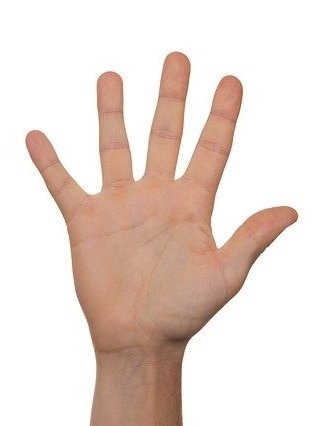
#> input picture palm_image.jpeg, 318 x 426 px, given in place of the camera
$ python Hand_Detection_and_Finger_Counting.py   (older library calls are emulated)
#> lines starting #> are read from the running program, lines starting #| are printed output that depends on the picture; after the words box and inside, x2 and y2 are one past the last pixel; in counts of white or black regions, pixels touching at a corner belong together
import cv2
import numpy as np

# [50 lines of commented-out code are left out]

import math
import copy

cap_region_x_begin = 100
cap_region_y_end = 100
x = 0.5
y = 0.8
threshold = 60
blurValue = 7
bgSubThreshold = 50
learningRate = 0
isBgCapture = 0

def removeBG(frame):
    fgmark = bgModel.apply(frame, learningRate = learningRate)
    kernel = np.ones((3,3), np.uint8)
    fgmark = cv2.erode(fgmark, kernel, iterations=1)
    res = cv2.bitwise_and(frame, frame, mask = fgmark)
    return res

camera = cv2.VideoCapture(0)
ret = camera.set(3, 1280)
ret = camera.set(4, 720)
while camera.isOpened():
    ret, frame = camera.read()
#> frame is the input picture: shape (426, 318, 3); mean B, G, R 209, 217, 232.6
    frame = cv2.bilateralFilter(frame, 5, 50, 100) #smoothening filter
    frame = cv2.flip(frame, 1) #flip the frame horizontally
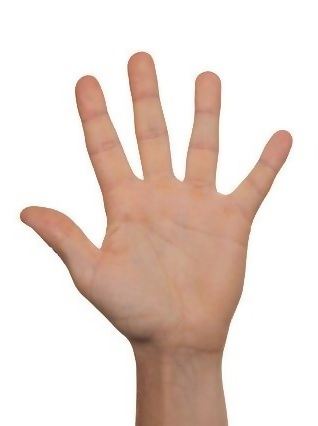
#> frame: shape (426, 318, 3); mean B, G, R 209.1, 217, 232.6
    cv2.rectangle(frame, (int(cap_region_x_begin * frame.shape[1]), 0),
    (frame.shape[1], int(cap_region_y_end * frame.shape[0])), (255, 0, 0), 2) #draw
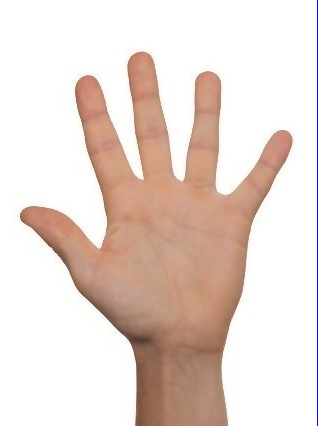
#> frame: shape (426, 318, 3); 0.31% of pixels changed, all inside (x1, y1, x2, y2) = (317, 0, 318, 426)
    cv2.imshow("Original", frame) #Show Image

    #Main operation
    if isBgCapture == 1: #this part wont run until background captured
        img = removeBG(frame)
        img = img[0:int(y*frame.shape[0]),
                    int(x* frame.shape[1]):frame.shape[1]] #clip the ROI
        cv2.imshow("mark", img)

        #convert the image into binary image
        gray = cv2.cvtColor(img, cv2.COLOR_BGR2GRAY)
        blur = cv2.GaussianBlur(gray, (blurValue, blurValue), 0)
        cv2.imshow("blur", blur)

        ret, thresh = cv2.threshold(blur, threshold, 255, cv2.THRESH_BINARY) #thresholding the frame
        cv2.imshow("ori", thresh)

        #get the contours
        thresh1 = copy.deepcopy(thresh)
        img2, contours, hierarchy = cv2.findContours(
            thresh1, cv2.RETR_TREE, cv2.CHAIN_APPROX_SIMPLE)
        length = len(contours)
        maxArea = -1
        if length > 0 :
            for i in range(length): #find the biggest contours (according to area)
                temp = contours[i]
                area = cv2.contourArea(temp)
                if area > maxArea:
                    maxArea = area
                    ci = i

            res = contours[ci]
            hull = cv2.convexHull(res) #apply convex hull technique
            drawing = np.zeros(img.shape, np.uint8)
            cv2.drawContours(drawing, [res], 0, (0, 255, 0), 2) #drawing contours
            cv2.drawContours(drawing, [hull], 0, (0, 0, 255), 3) #drawing convex hull

        cv2.imshow("Output", drawing)

    #press q to quit
    k = cv2.waitKey(10)
#> (key Esc is pressed here)
    if k == 27:
        camera.release()
        cv2.destroyAllWindows()
        break
    #press b to set background
    elif k == ord('b'):
        bgModel = cv2.createBackgroundSubtractorMOG2(0, bgSubThreshold)
        isBgCapture = 1
        print("Background Captured")
    #press r to reset background
    elif k == ord('r'):
        bgModel = None
        isBgCapture = 0
        print("Reset Background")
